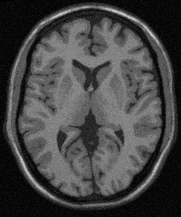
#> input picture 2-ImagenesDigitales/Ejercicio6/Figuras/ImagenA.pgm, 181 x 217 px, found by its file name
$ python Ejercicio6.py
#> lines starting #> are read from the running program, lines starting #| are printed output that depends on the picture; long printed decimals are rounded
import cv2
import sys
import numpy as np
import matplotlib.pyplot as plt
from matplotlib.ticker import AutoMinorLocator
from matplotlib.ticker import MultipleLocator
import os.path
from PIL import Image, ImageFilter

def read_pgm_file(file_name, path = r'C:\Users\Propietario\Desktop\ib\5-Maestría\Imágenes Médicas\Practicas\Practica2\archivos-practica2\\'):
    """ Función que lee un archivo .pgm

    Args:
        file_name (str): Nombre del archivo .pgm
        path (str): Ruta donde se encuentra el archivo .pgm

    Returns:
        img (np.array): Imagen en formato de array de numpy
    """
#> called with file_name = 'ImagenA.pgm'
    # Para abrir la imagen hay que cambiar el directorio a la carpeta donde está la imagen
    data_dir = os.path.dirname(path)

    # Vemos si la imagen existe
    file_path = os.path.join(data_dir, file_name)
    assert os.path.isfile(file_path), 'file \'{0}\' does not exist'.format(file_path)

    # Leemos la imágen utilizando OpenCV, con la bandera cv2.IMREAD_GRAYSCALE que indica que se leerá en escala de grises
    img = cv2.imread(file_name,flags=cv2.IMREAD_GRAYSCALE)
#> img is the input picture: shape (217, 181); min 0, max 219, mean 67.9

    # Si la imagen se leyó correctamente, mostramos su tamaño sinó mostramos un mensaje de error
    if img is not None:
        print('img.size: ', img.size)
#| img.size:  39277
    else:
        print('imread({0}) -> None'.format(file_path))

    return img

def save_plot_img(im, filename):
#> called with filename = 'Original_ImageA.pdf'
    fig = plt.figure()
    ax1 = plt.subplot(1, 1, 1)
    vmin = np.amin(im)
#> vmin = 0
    vmax = np.max(im)
#> vmax = 219
    imgplot = ax1.imshow(im,cmap='gray', vmin=vmin, vmax=vmax)
    ax1.set_xlabel('x', fontsize = 12)
    ax1.set_ylabel('y', fontsize = 12)
    plt.title(filename)
    fig.colorbar(imgplot, ax=ax1)
    plt.savefig(filename, bbox_inches='tight')
    plt.show()

def add_gaussian_nosie(img):
    """ Función que agrega ruido gaussiano a una imagen

    Args:
        img (np.array): Imagen en formato de array de numpy

    Returns:
        img (np.array): Imagen en formato de array de numpy con ruido gaussiano
    """
    rows, columns = img.shape
#> rows = 217; columns = 181
    # Agregamos ruido gaussiano
    mean = 0
    sigma = 3
    gauss = np.random.normal(mean, sigma, (rows, columns))
    noisy_img = img + gauss
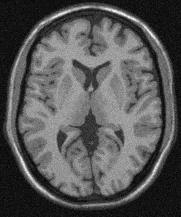
#> noisy_img: shape (217, 181) float64; min -8.52, max 217.2, mean 67.9; drawn with min black and max white
    return noisy_img


def gaussian_blur(img):
    """ Función que agrega un filtro pasa bajos gaussiano a la imagen

    Args:
        img (np.array): Imagen en formato de array de numpy

    Returns:
        img (np.array): Imagen en formato de array de numpy con el filtro aplicado
    """
    # Aplicamos un filtro gaussiano a la imagen
    img_gausian_blur = cv2.GaussianBlur(img, (9, 9), cv2.BORDER_DEFAULT)
    return img_gausian_blur

def unsharp_method(img):
    """ Función que aplica el método de unsharp a una imagen

    Args:
        img (np.array): Imagen en formato de array de numpy
        noisy_img (np.array): Imagen en formato de array de numpy con ruido gaussiano

    Returns:
        img (np.array): Imagen en formato de array de numpy con el método de unsharp
    """
    # Aplicamos el método de unsharp
    img_unsharp = img - gaussian_blur(img)
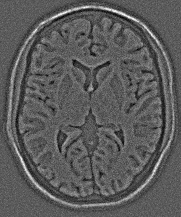
#> img_unsharp: shape (217, 181) float64; min -60.34, max 107.2, mean 0; drawn with min black and max white
    return img_unsharp

def high_boost(img, A):
    """ Función que aplica el método de high boost a una imagen

    Args:
        img (np.array): Imagen en formato de array de numpy
        A (float): Valor de A para el método de high boost

    Returns:
        img (np.array): Imagen en formato de array de numpy con el método de high boost
    """
#> called with A = 2
    # Aplicamos el filtro high boost
    img_hb = A * img - gaussian_blur(img)
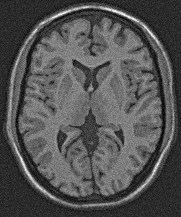
#> img_hb: shape (217, 181) float64; min -55.25, max 318.7, mean 67.9; drawn with min black and max white
    return img_hb

def diferencia_absoluta(img, noisy_img , A):
    """ Función que calcula la diferencia absoluta entre la imagen original sin ruido y la imagen filtrada

    Args:
        img (np.array): Imagen en formato de array de numpy
        img_filtered (np.array): Imagen en formato de array de numpy filtrada

    Returns:
        img (np.array): Imagen en formato de array de numpy con la diferencia absoluta
    """
    img_hb = high_boost(noisy_img, A)
    diff_hb = np.abs(img - img_hb)

    return np.sum(diff_hb)

if __name__ == '__main__':
    file_name = 'ImagenA.pgm'

    image = read_pgm_file(file_name)

    save_plot_img(image, 'Original_ImageA.pdf')

    noisy_image = add_gaussian_nosie(image)

    save_plot_img(noisy_image, 'GaussianNoise_ImageA.pdf')

    unsharp_image = unsharp_method(noisy_image)

    save_plot_img(unsharp_image, 'Unsharp_NoisyImageA.pdf')

    As = np.linspace(0, 8, 17)

    high_boost_image = high_boost(noisy_image, 2)
    save_plot_img(high_boost_image, 'HighBoost_NoisyImageA-A2.pdf')

    hb_diffs = []
    for A in As:
        hb = diferencia_absoluta(image, noisy_image , A)
        hb_diffs.append(hb)
#> this loop made 17 passes
#> hb on passes 1 to 12: 5337434.9, 4003333, 2669286.5, 1344235.9, 479898.2, 1509209.2, 2780908.4, 4089190, 5408912, 6733852, 8061745.3, 9391486.5
#> pass 1, in high_boost (call 2), `img_hb = A * img - gaussian_blur(img)`:
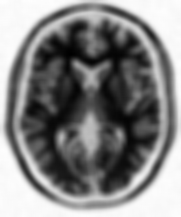
#> img_hb: shape (217, 181) float64; min -133.9, max -5.63, mean -67.95; drawn with min black and max white
#> pass 1, in diferencia_absoluta, `diff_hb = np.abs(img - img_hb)`:
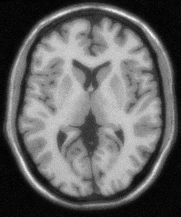
#> diff_hb: shape (217, 181) float64; min 5.83, max 334.6, mean 135.9; drawn with min black and max white
#> pass 2, in high_boost (call 3), `img_hb = A * img - gaussian_blur(img)`:
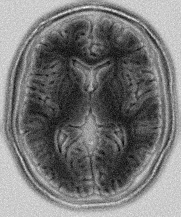
#> img_hb: shape (217, 181) float64; min -76.72, max 14.25, mean -33.98; drawn with min black and max white
#> after the loop, hb_diffs = [5337434.9, 4003333, 2669286.5, 1344235.9, 479898.2, 1509209.2, 2780908.4, 4089190, 5408912, 6733852, 8061745.3, 9391486.5, 10722335.7, 12054069.8, 13386491.4, 14719393.9, 16052660.7]

    print(hb_diffs[0] - min(hb_diffs))
#| 4857536.696

    plt.plot(As, hb_diffs, label='Diferencia absoluta')
    plt.xlabel('A', fontsize = 12)
    plt.ylabel('Diferencia absoluta', fontsize = 12)
    plt.legend()
    plt.gca().xaxis.set_major_locator(plt.AutoLocator())
    plt.gca().xaxis.set_minor_locator(AutoMinorLocator())
    plt.gca().yaxis.set_major_locator(plt.AutoLocator())
    plt.gca().yaxis.set_minor_locator(AutoMinorLocator())
    plt.gca().yaxis.set_ticks_position('both')
    plt.gca().xaxis.set_ticks_position('both')
    plt.tick_params(axis='both', which='both', direction='in', top=True, right=True, labelsize=12)
    plt.legend(fontsize=10, loc = "best")
    plt.grid(linestyle='--', linewidth=0.5)
    plt.savefig('DiferenciaAbsolutaVsA.pdf', bbox_inches='tight')
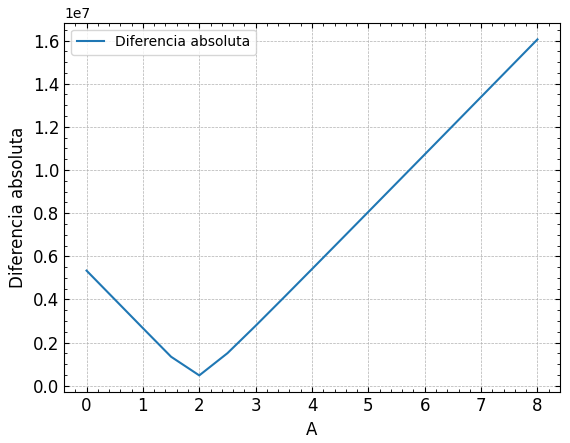
#> figure drawn by matplotlib, 1 panel; curve peaks at x = 8, y = 16052660.7
    plt.show()
